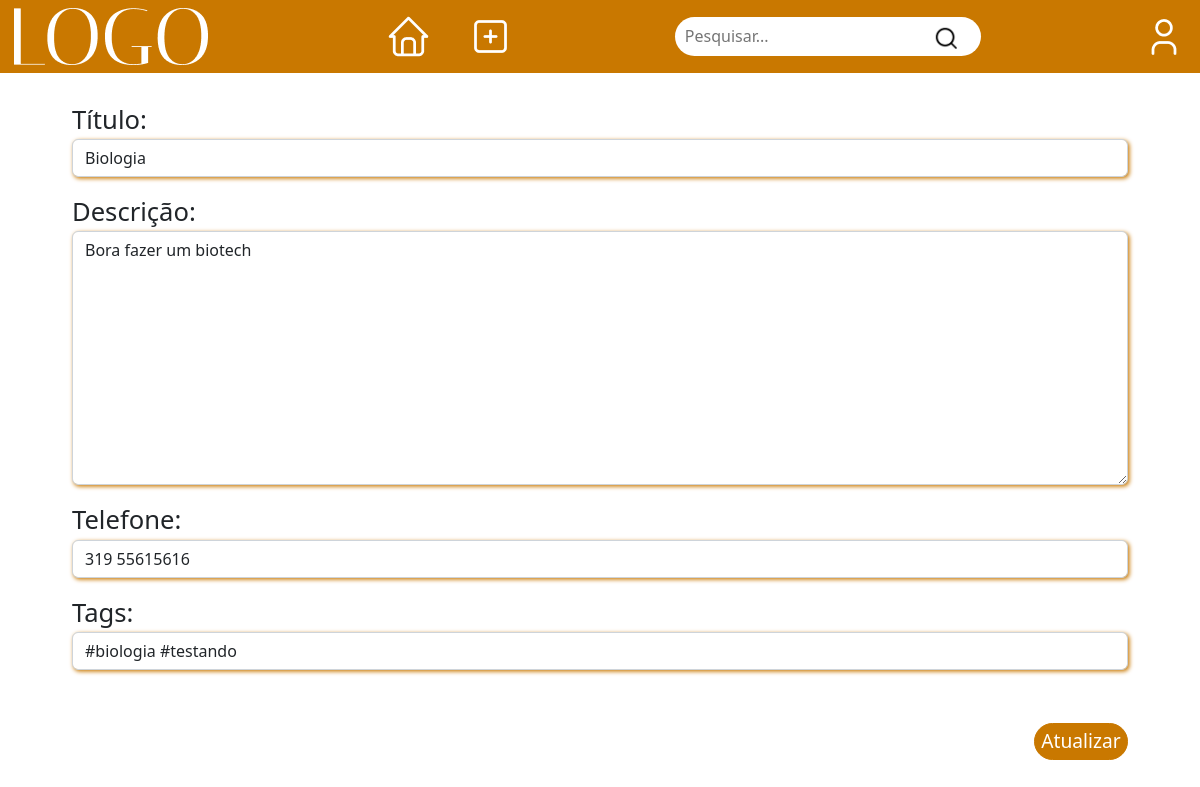
Screenshot of /sharin/publicacao_edit/6 (signed in) with the database file from the repository.
### sharin/models.py (models this page shows)
class Publicacao(models.Model):
    criador = models.IntegerField(blank=False, default=1)
    titulo = models.CharField(max_length=32)
    descricao= models.TextField()
    telefone = models.CharField(max_length=16, blank=True, null=True)
    tags = models.TextField()
    data = models.DateField()

### sharin/views.py (the view, shortened to what this page needs)
# urls.py: path("publicacao_edit/<publicacao_id>", views.publicacao_edit, name="publicacao-edit"),
def publicacao_edit(request, publicacao_id):
    atualizado = False
    pattern = re.compile('^[(]?[0]?[\d]{2}[)]?[ ]?[9]?[ ]?[\d]{4}[-]?[\d]{4}')
    if not request.user.is_authenticated:
        return redirect("sharin:login_view")
    publicacao = Publicacao.objects.get(pk=publicacao_id)
    criador = User.objects.get(pk=publicacao.criador)
    form = PublicaForm(request.POST or None, instance=publicacao)
    return render(request, "sharin/publicacao_edit.html", {
        "publicacao":publicacao,
        "form":form,
        "atualizado":atualizado,
        "criador":criador,
    })

### sharin/forms.py
class PublicaForm(ModelForm):
    class Meta:
        model = Publicacao
        fields = ('titulo', 'descricao', 'telefone', 'tags')
        labels = {
            'titulo': 'Título',
            'descricao': 'Descrição',
            'telefone': 'Telefone',
            'tags': 'Tags',
        }
        widgets = {
            'titulo':forms.TextInput(attrs = {
                'class':'form-control',
                'placeholder':'Título'
                }),
            'descricao':forms.Textarea(attrs = {
                'class':'form-control',
                'placeholder':'Descrição'
                }),
            'telefone':forms.TextInput(attrs = {
                'class':'form-control',
                'placeholder':'Telefone: (31) 9 9999-9999'
                }),
            'tags':forms.TextInput(attrs = {
                'class':'form-control',
                'placeholder':'Tags'
                }),
        }

### sharin/templates/sharin/publicacao_edit.html (shortened to what this page needs)
{% extends "sharin/layout.html" %}
{% block body %}
    <div class="edit-container">
        {% if user == criador %}
            <form action="" method="POST">
                {{ form.as_p }}
                <div class="submit-container">
                    <input id="submit" type="submit" value="Atualizar">
                </div>
            </form>
        {% else %}
            Você não tem permissão pra editar essa publicacão.
        {% endif %}
    </div>
{% endblock %}

### sharin/static/sharin/styles.css (style rules this page uses)
* { box-sizing: border-box; margin: 0; padding: 0; }
.botao, #cadastro-enviar, .logout input, .perfil-info a, #edit-back, #submit, .post-op a, .container .card .content a { color: white; background-color: rgb(201, 120, 0); border: 1px solid rgb(201, 120, 0); border-radius: 20px; text-decoration: none; transition: all 0.3s ease 0s; }
.edit-container { padding: 2.3% 6%; }
.edit-container label { font-size: 1.6rem; }
.edit-container input::placeholder, .edit-container textarea::placeholder { color: rgb(143, 143, 143); }
.edit-container input, .edit-container textarea { box-shadow: 1.5px 1.5px 4px rgb(201, 120, 0); }
.submit-container { margin-top: 5%; text-align: end; }
#submit { font-size: 1.2rem; padding: 0.28% 0.6%; box-shadow: 1px 1px 3px; }

### rows the page displays
Publicacao: titulo "Biologia", descricao "Bora fazer um biotech", telefone "319 55615616", tags "#biologia #testando"
